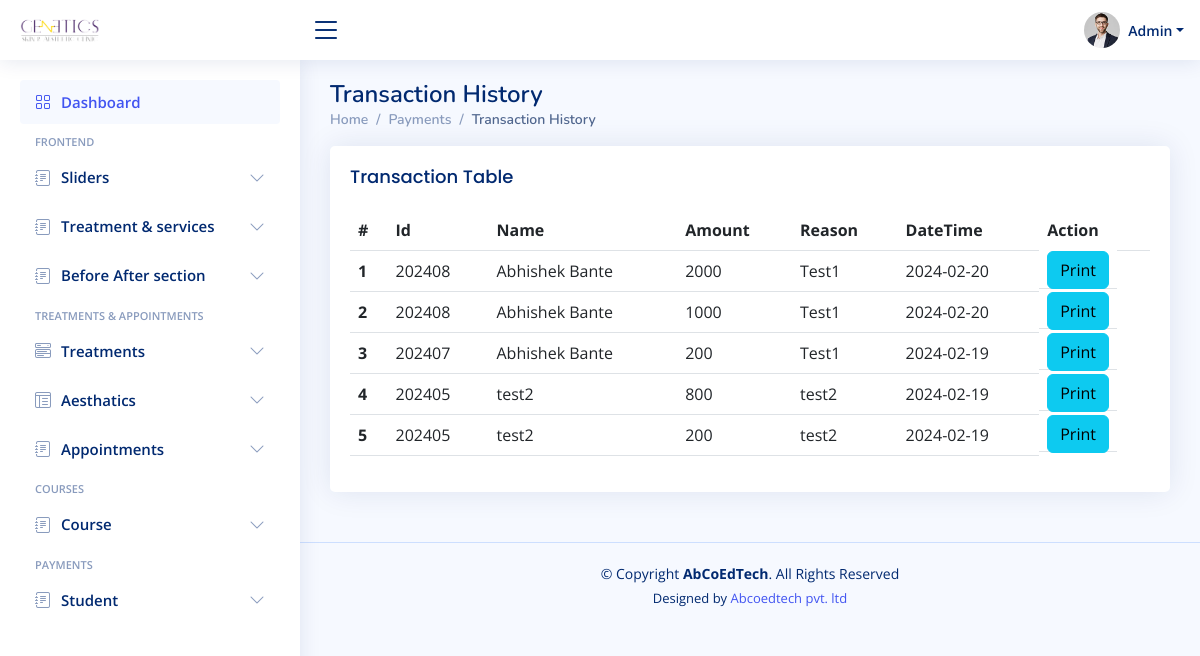
Page /admin/transaction.php (signed in) on the committed database.
### tables this page shows
CREATE TABLE `transaction_history` (
  `id` int(11) NOT NULL,
  `student_id` varchar(255) NOT NULL,
  `name` varchar(25) NOT NULL,
  `amount` mediumint(9) NOT NULL,
  `reason` varchar(25) NOT NULL,
  `date` date NOT NULL
);

### admin/connect/db.php (called while the page is built)
<?php
class connect{
    public $servername = "localhost";
    private $username = "root";
    private $password = "";
    private $dbname = "dermatics";
    public function dbconnect()
	{
		$db=mysqli_connect($this->servername,$this->username,$this->password,$this->dbname);
		return $db;
	}
}
?>

### admin/connect/fun.php (called while the page is built, shortened)
<?php
class fun
{
    private $db;
    function __construct($con)
    {
        $this->db = $con;
    }
    public function fetchTransactionHistory()
    {
        $sql = "SELECT * FROM transaction_history  ORDER BY id DESC";
        $fetch = mysqli_query($this->db, $sql);
        return $fetch;
    }
}
?>

### admin/transaction.php (the view, shortened to what this page needs)
<!DOCTYPE html>
<html lang="en">
<head>
  <?php
  include "include/links.php";
 ?>
</head>
<?php
  $fetch = $fun->fetchTransactionHistory();
?>
<body>
  <?php
  include "include/header.php";
 ?>
  <?php
  include "include/navBar.php";
 ?>
  <main id="main" class="main">
    <div class="pagetitle">
        <h1>Transaction History</h1>
        <nav>
          <ol class="breadcrumb">
            <li class="breadcrumb-item"><a href="index.php">Home</a></li>
            <li class="breadcrumb-item">Payments</li>
            <li class="breadcrumb-item active">Transaction History</li>
          </ol>
        </nav>
      </div>
      <section class="section">
        <div class="row">
          <div class="col-lg-12">
            <div class="card">
            <div class="card-body">
                <h5 class="card-title">Transaction Table</h5>
                <div class="table-responsive">
                    <table class="table  datatable">
                        <thead>
                          <tr>
                            <th scope="col">#</th>
                            <th scope="col">Id</th>
                            <th scope="col">Name</th>
                            <th scope="col">Amount</th>
                            <th scope="col">Reason</th>
                            <th scope="col">DateTime</th>
                            <th scope="col"  >Action</th>
                          </tr>
                        </thead>
                        <tbody>
                        <?php
                            if(mysqli_num_rows($fetch)>0){
                                $sr = 1;
                                while($res = mysqli_fetch_assoc($fetch)){
                        ?>
                          <tr>
                            <th scope="row"><?php echo $sr?></th>
                            <td><?php echo $res['student_id']?></td>
                            <td><?php echo $res['name']?></td>
                            <td><?php echo $res['amount']?></td>
                            <td><?php echo $res['reason']?></td>
                            <td><?php echo $res['date']?></td>
                            <td  class="d-inline">
                              <a href="reciept.php?id=<?php echo $res['id'] ?>" target="_blank" class="btn w-auto btn-info">Print</a>
                            </td>
                          </tr>
                         <?php
                            $sr++;
                            }
                        }
                         ?>
                        </tbody>
                      </table>
                </div>
              </div>
            </div>
          </div>
        </div>
      </section>
  </main>
  <?php
  include "include/footer.php";
 ?>
</body>
</html>

### admin/assets/css/style.css (style rules this page uses)
:root { scroll-behavior: smooth; }
body { font-family: "Open Sans", sans-serif; background: #f6f9ff; color: #444444; }
a { color: #4154f1; text-decoration: none; }
h1, h2, h3, h4, h5, h6 { font-family: "Nunito", sans-serif; }
#main { margin-top: 60px; padding: 20px 30px; transition: all 0.3s; }
.pagetitle { margin-bottom: 10px; }
.pagetitle h1 { font-size: 24px; margin-bottom: 0; font-weight: 600; color: #012970; }
.card { margin-bottom: 30px; border: none; border-radius: 5px; box-shadow: 0px 0 30px rgba(1, 41, 112, 0.1); }
.card-title { padding: 20px 0 15px 0; font-size: 18px; font-weight: 500; color: #012970; font-family: "Poppins", sans-serif; }
.card-body { padding: 0 20px 20px 20px; }
.breadcrumb { font-size: 14px; font-family: "Nunito", sans-serif; color: #899bbd; font-weight: 600; }
.breadcrumb a { color: #899bbd; transition: 0.3s; }
.breadcrumb .breadcrumb-item::before { color: #899bbd; }
.breadcrumb .active { color: #51678f; font-weight: 600; }
@media (min-width: 1200px) { #main, #footer { margin-left: 300px; } }

### rows in the picture
transaction_history: student "202408", name "Abhishek Bante", amount "2000", reason "Test1", date "2024-02-20"
transaction_history: student "202408", name "Abhishek Bante", amount "1000", reason "Test1", date "2024-02-20"
transaction_history: student "202407", name "Abhishek Bante", amount "200", reason "Test1", date "2024-02-19"
transaction_history: student "202405", name "test2", amount "800", reason "test2", date "2024-02-19"
transaction_history: student "202405", name "test2", amount "200", reason "test2", date "2024-02-19"
